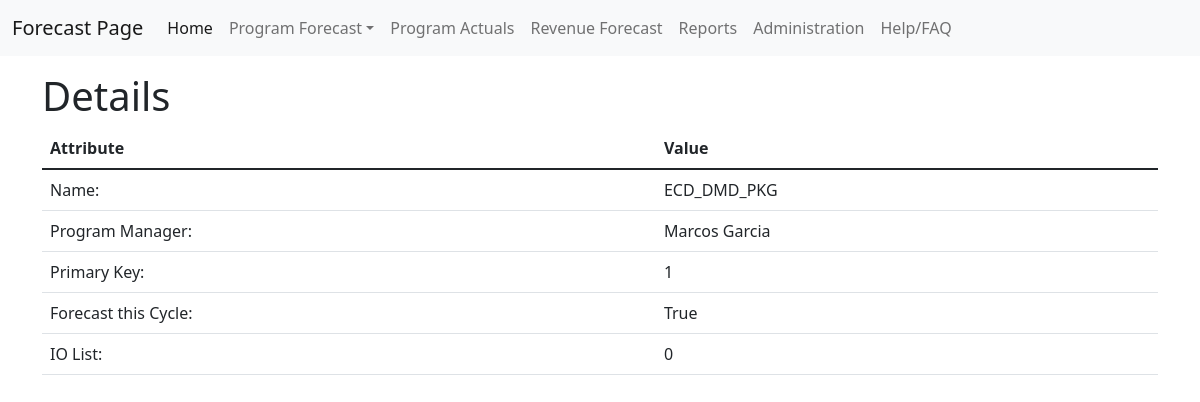
The page /program/detail/1 on the database its author committed.
### forecast/models.py (models this page shows, shortened)
class Program(models.Model):
    program = models.CharField(max_length=100)
    program_manager = models.CharField(max_length = 100)
    forecast_this_cycle = models.BooleanField(default=True)
    sbe_2 = models.ForeignKey('Sbe_2', on_delete=models.CASCADE)
    internal_ord_list = models.CharField(max_length=1000, default="")

### forecast/views.py (the view)
# urls.py: path('program/detail/<int:pk>', views.ProgramDetailView.as_view(), name = 'program_detail'),
class ProgramDetailView(DetailView):
    model=Program

### forecast/templates/forecast/program_detail.html (shortened to what this page needs)
{% extends 'base.html' %}
{% block body_block %}
<div class="container">
  <br>
  <h1>Details</h1>
  <table class = 'table'>
    <thead>
      <th>Attribute</th>
      <th>Value</th>
    </thead>
    <tbody>
      <tr>
        <td>Name:</td>
        <td>{{program.program}}</td>
      </tr>
      <tr>
        <td>Program Manager:</td>
        <td>{{program.program_manager}}</td>
      </tr>
      <tr>
        <td>Primary Key:</td>
        <td>{{program.pk}}</td>
      </tr>
      <tr>
        <td>Forecast this Cycle:</td>
        <td>{{program.forecast_this_cycle}}</td>
      </tr>
      <tr>
        <td>IO List:</td>
        <td>{{program.internal_ord_list}}</td>
      </tr>
    </tbody>
  </table>
</div>
{% endblock %}

### rows shown on the page
Program: program "ECD_DMD_PKG", program_manager "Marcos Garcia", pk "1", forecast_this_cycle "True", internal_ord_list "0"
